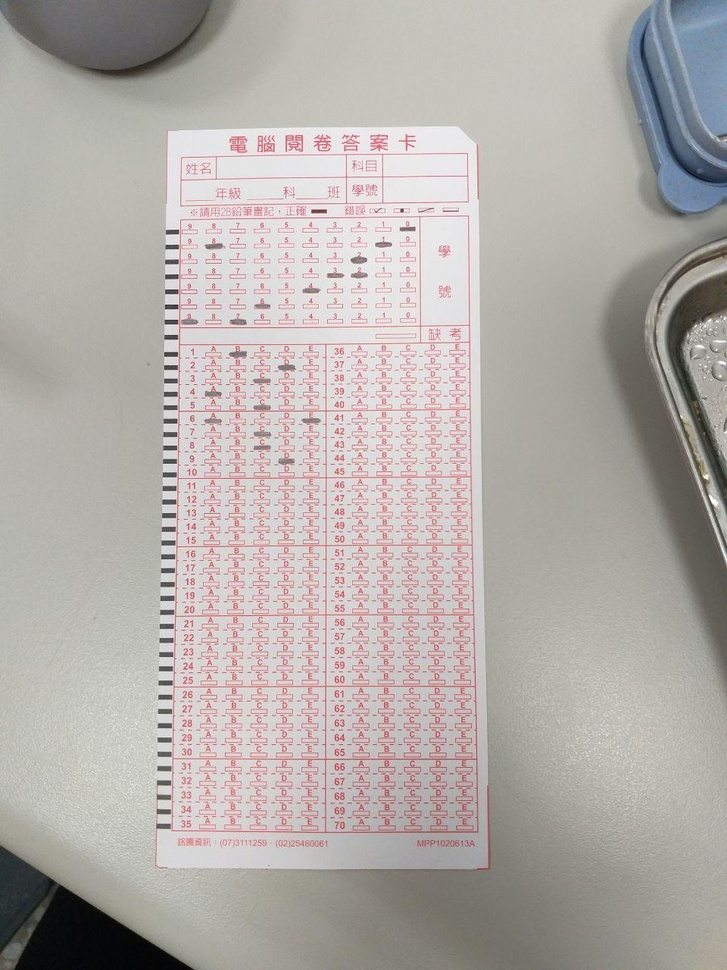
#> input picture answer1.jpg, 727 x 970 px, shrunk from 960 x 1280 before the run
$ python answer1.py
#> lines starting #> are read from the running program, lines starting #| are printed output that depends on the picture
from itertools import count
import cv2
from matplotlib import container
import numpy as np
from matplotlib import pyplot as plt
import itertools
import imutils


img = cv2.imread("answer1.jpg")
#> img is the input picture: shape (970, 727, 3); mean B, G, R 170.1, 173.5, 179.1
blur = cv2.GaussianBlur(img, (3, 3), 0)
img1 = cv2.cvtColor(blur, cv2.COLOR_BGR2GRAY)
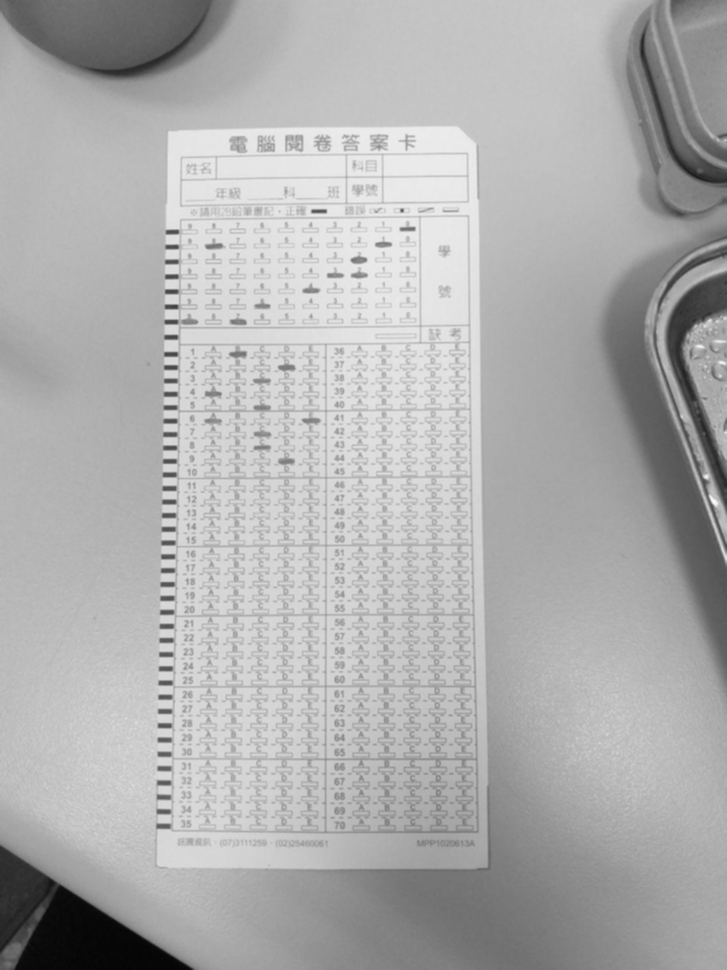
#> img1: shape (970, 727); min 3, max 252, mean 174.8

img = cv2.imread("answer3.jpg")
#> (the run stopped early here; a loop or call above may not have finished)
